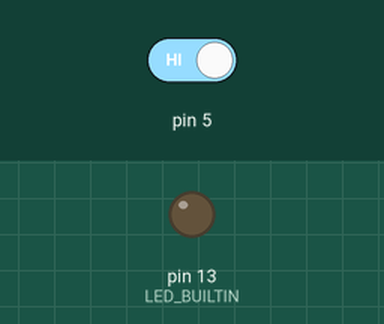
This sketch was run on a simulated Arduino Uno, built with avr-gcc and run on an emulated ATmega328P. On the bench: output pins drawn as LEDs (lit = HIGH). Inputs (shaded band) come from the test bench; at power-on: pin 5 HIGH.

Above: at 1.2 s.
1.3 s: pin 5 driven LOW
At 2.3 s:
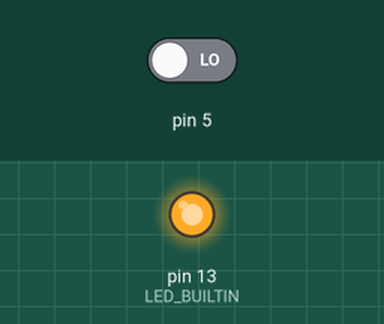
Timing chart, 0 to 4.3 s (numbered marks = the images above; inputs shaded):
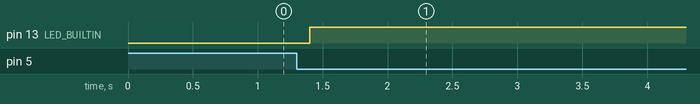

The sketch:

3_3_2.ino
```cpp
/*
 * Generated using BlocklyDuino:
 *
 * https://github.com/MediaTek-Labs/BlocklyDuino-for-LinkIt
 *
 * Date: Wed, 31 Jul 2019 12:33:12 GMT
 */


int Sw;

int SwOld;

int LED;

void setup()
{
  Sw = 1;
  SwOld = 1;
  LED = 0;
  pinMode(5, INPUT);
  pinMode(LED_BUILTIN, OUTPUT);
}


void loop()
{
  Sw = digitalRead(5);
  if (SwOld == 1 && Sw == 0) {
    LED = 1 - LED;
    delay(100);

  }
  SwOld = Sw;
  if (LED == 1) {
    digitalWrite(LED_BUILTIN, HIGH);

  } else {
    digitalWrite(LED_BUILTIN, LOW);

  }
}
```

Measured:
- after the input at 1.3 s, pin 13 (LED_BUILTIN): LOW → HIGH after 0.10 s
